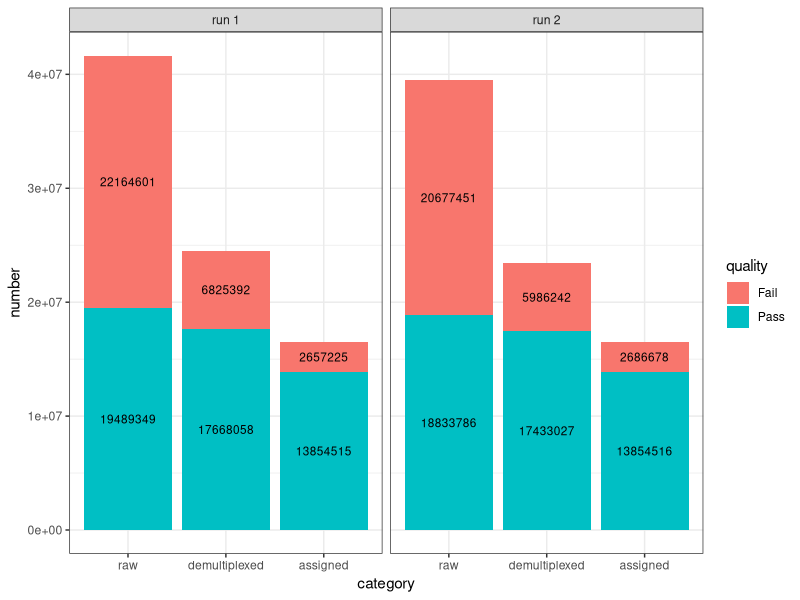

Reproduce this figure in R.
library(ggplot2)
readnum <- data.frame(
  number = c(19489349, 17668058, 13854515, 22164601, 6825392, 2657225, 18833786, 17433027, 13854516, 20677451, 5986242, 2686678),
  run = c(rep("run 1", 6), rep("run 2", 6)),
  quality = rep(rep(c("Pass", "Fail"), c(3, 3)), 2),
  category = factor(c(rep(c("raw", "demultiplexed",  "assigned"), 4)), levels= c("raw", "demultiplexed",  "assigned"))
)
pdf("totalreadnum.pdf", height = 4, width = 8)
ggplot(readnum, aes(x=category, y=number, fill=quality)) +
  geom_bar(stat = "identity") +
  facet_grid(.~run) +
  theme_bw() +
  geom_text(aes(label=number), position = position_stack(vjust = 0.5), size = 3)
dev.off()
